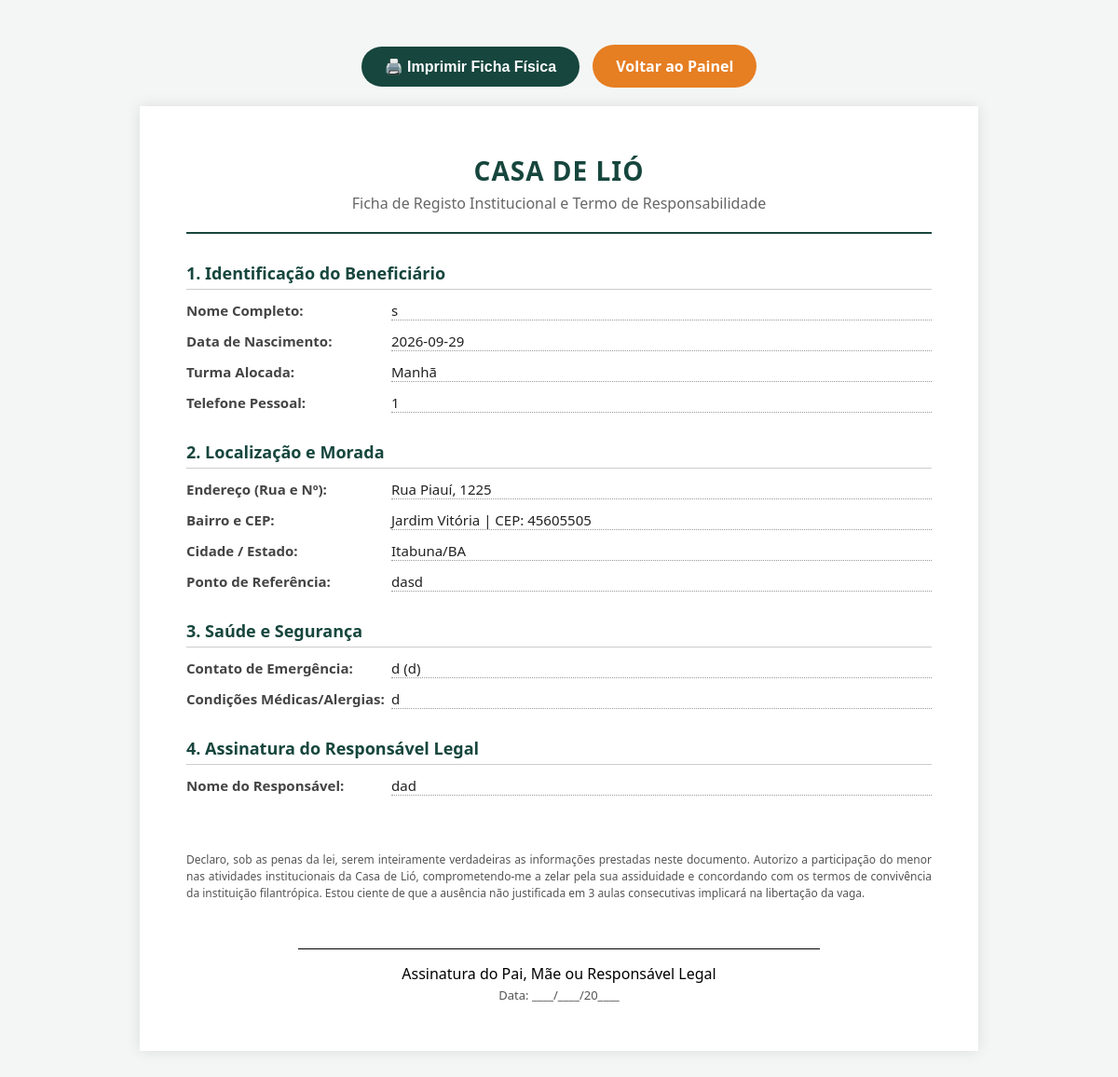
Page /ficha/2 (signed in) on the earlier database version.
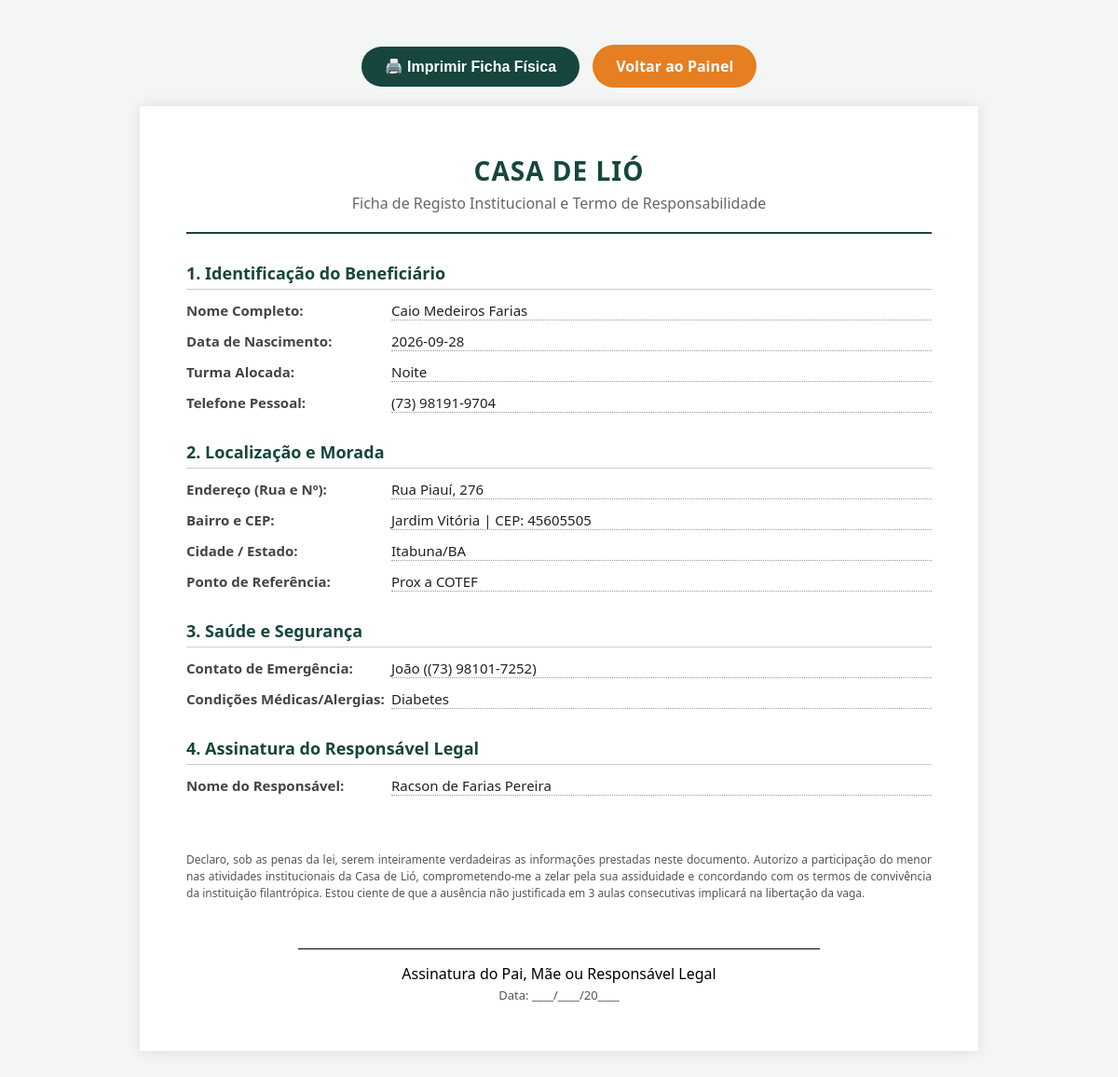
Same page on the later database version.
### tables this page shows
CREATE TABLE alunos (
        id INTEGER PRIMARY KEY AUTOINCREMENT,
        nome TEXT NOT NULL,
        turma TEXT NOT NULL,
        data_nascimento TEXT,
        telefone TEXT,
        cep TEXT,
        rua TEXT,
        numero TEXT,
        bairro TEXT,
        cidade TEXT,
        referencia TEXT,
        contato_emergencia TEXT,
        telefone_emergencia TEXT,
        condicao_medica TEXT,
        nome_responsavel TEXT,
        autorizacao_pais INTEGER
    );

### app.py (the view)
@app.get("/ficha/{aluno_id}", response_class=HTMLResponse)
async def gerar_ficha(request: Request, aluno_id: int):
    if request.session.get('perfil') != 'coordenacao':
        return RedirectResponse(url="/", status_code=303)
    conexao = pegar_conexao()
    aluno = conexao.execute('SELECT * FROM alunos WHERE id = ?', (aluno_id,)).fetchone()
    conexao.close()
    return templates.TemplateResponse(request=request, name="ficha.html", context={"aluno": aluno})

### templates/ficha.html (shortened to what this page needs)
<!DOCTYPE html>
<html lang="pt-PT">
<head>
</head>
<body>
    <div class="nao-imprimir" style="text-align: center; margin-bottom: 20px;">
        <button class="btn-imprimir" onclick="window.print()">🖨️ Imprimir Ficha Física</button>
        <a href="/dashboard" class="btn-voltar">Voltar ao Painel</a>
    </div>
    <div class="folha-a4">
        <div class="cabecalho">
            <h1>CASA DE LIÓ</h1>
            <p>Ficha de Registo Institucional e Termo de Responsabilidade</p>
        </div>
        <div class="sessao">1. Identificação do Beneficiário</div>
        <div class="linha-dado"><div class="rotulo">Nome Completo:</div> <div class="valor">{{ aluno['nome'] }}</div></div>
        <div class="linha-dado"><div class="rotulo">Data de Nascimento:</div> <div class="valor">{{ aluno['data_nascimento'] }}</div></div>
        <div class="linha-dado"><div class="rotulo">Turma Alocada:</div> <div class="valor">{{ aluno['turma'] }}</div></div>
        <div class="linha-dado"><div class="rotulo">Telefone Pessoal:</div> <div class="valor">{{ aluno['telefone'] }}</div></div>
        <div class="sessao">2. Localização e Morada</div>
        <div class="linha-dado"><div class="rotulo">Endereço (Rua e Nº):</div> <div class="valor">{{ aluno['rua'] }}, {{ aluno['numero'] }}</div></div>
        <div class="linha-dado"><div class="rotulo">Bairro e CEP:</div> <div class="valor">{{ aluno['bairro'] }} | CEP: {{ aluno['cep'] }}</div></div>
        <div class="linha-dado"><div class="rotulo">Cidade / Estado:</div> <div class="valor">{{ aluno['cidade'] }}</div></div>
        <div class="linha-dado"><div class="rotulo">Ponto de Referência:</div> <div class="valor">{{ aluno['referencia'] }}</div></div>
        <div class="sessao">3. Saúde e Segurança</div>
        <div class="linha-dado"><div class="rotulo">Contato de Emergência:</div> <div class="valor">{{ aluno['contato_emergencia'] }} ({{ aluno['telefone_emergencia'] }})</div></div>
        <div class="linha-dado"><div class="rotulo">Condições Médicas/Alergias:</div> <div class="valor">{{ aluno['condicao_medica'] or 'Nenhuma declarada no momento do registo.' }}</div></div>
        {% if aluno['nome_responsavel'] %}
        <div class="sessao">4. Assinatura do Responsável Legal</div>
        <div class="linha-dado"><div class="rotulo">Nome do Responsável:</div> <div class="valor">{{ aluno['nome_responsavel'] }}</div></div>
        <div class="caixa-assinatura">
            <p class="termo">
                Declaro, sob as penas da lei, serem inteiramente verdadeiras as informações prestadas neste documento.
                Autorizo a participação do menor nas atividades institucionais da Casa de Lió, comprometendo-me a zelar pela sua assiduidade
                e concordando com os termos de convivência da instituição filantrópica. Estou ciente de que a ausência não justificada em 3 aulas consecutivas implicará na libertação da vaga.
            </p>
            <div class="linha-assinatura"></div>
            Assinatura do Pai, Mãe ou Responsável Legal<br>
            <span style="font-size: 13px; color: #555;">Data: ____/____/20____</span>
        </div>
        {% endif %}
    </div>
</body>
</html>

### templates/ficha.html (style rules this page uses)
body { font-family: 'Segoe UI', Arial, sans-serif; padding: 40px; color: #000; background-color: #f4f6f5; }
.folha-a4 { background-color: #fff; max-width: 800px; margin: 0 auto; padding: 50px; box-shadow: 0 0 15px rgba(0,0,0,0.1); }
.cabecalho { text-align: center; border-bottom: 2px solid #16463d; padding-bottom: 20px; margin-bottom: 30px; }
.cabecalho h1 { color: #16463d; margin: 0; font-size: 28px; text-transform: uppercase; letter-spacing: 1px; }
.cabecalho p { color: #666; margin: 5px 0 0 0; }
.sessao { font-weight: bold; margin-top: 30px; color: #16463d; border-bottom: 1px solid #ccc; padding-bottom: 5px; font-size: 18px; }
.linha-dado { margin: 12px 0; font-size: 15px; display: flex; }
.rotulo { font-weight: bold; color: #444; width: 220px; flex-shrink: 0; }
.valor { color: #222; border-bottom: 1px dotted #999; flex-grow: 1; }
.caixa-assinatura { margin-top: 60px; text-align: center; }
.linha-assinatura { border-top: 1px solid #000; width: 70%; margin: 0 auto 10px auto; padding-top: 5px; }
.termo { text-align: justify; font-size: 12px; color: #555; margin-bottom: 50px; line-height: 1.5; }
.btn-imprimir { background-color: #16463d; color: white; padding: 12px 25px; border: none; border-radius: 50px; cursor: pointer; font-size: 16px; font-weight: bold; display: inline-block; text-decoration: none; }
.btn-voltar { background-color: #e67e22; color: white; padding: 12px 25px; border: none; border-radius: 50px; cursor: pointer; font-size: 16px; font-weight: bold; display: inline-block; text-decoration: none; margin-left: 10px; }

Differences in the rows shown:
changed alunos "Rua Piauí": nome "s" → "Caio Medeiros Farias"; data_nascimento "2026-09-29" → "2026-09-28"; turma "Manhã" → "Noite"; telefone "1" → "(73) 98191-9704"; numero "1225" → "276"; referencia "dasd" → "Prox a COTEF"; contato_emergencia "d" → "João"; telefone_emergencia "d" → "(73) 98101-7252"; condicao_medica "d" → "Diabetes"; nome_responsavel "dad" → "Racson de Farias Pereira"
